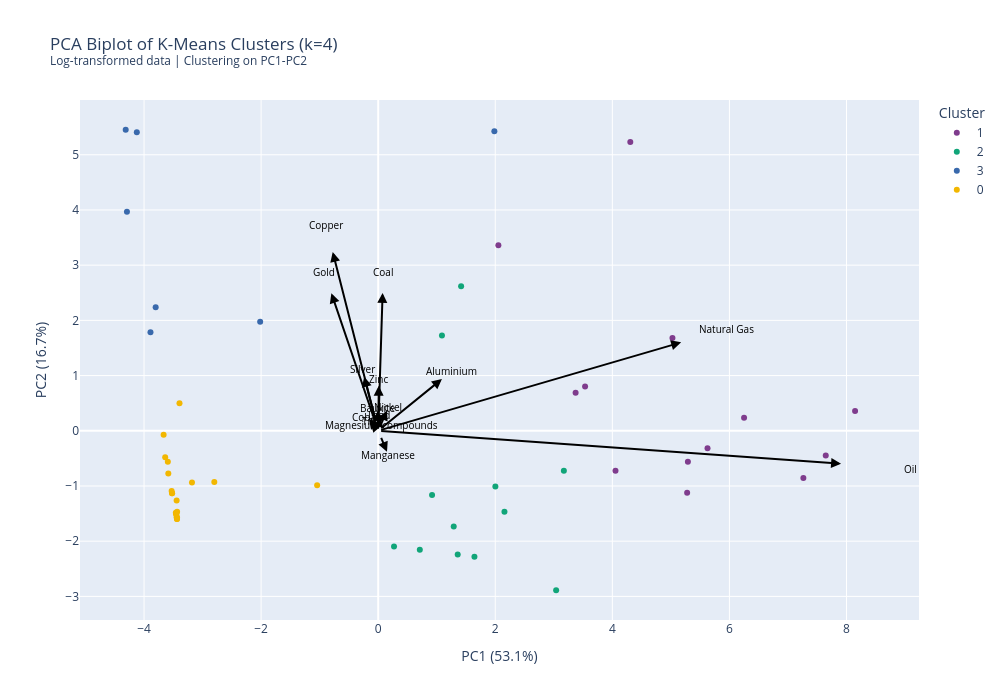

The code cell stored with this chart in its notebook:
### Code cell
import pandas as pd
import numpy as np
import plotly.express as px
import plotly.graph_objects as go
from sklearn.decomposition import PCA
from sklearn.preprocessing import StandardScaler
from sklearn.cluster import KMeans
from sklearn.metrics import silhouette_score

# =============================================================================
# STEP 1: Prepare data (get latest year per country)
# =============================================================================

df_latest = df_pivot.sort_values('Year', ascending=True).groupby(['Country', 'Country Code']).first().reset_index() # Ascending = False for 2021
feature_cols = [c for c in df_latest.columns if c not in ['Country', 'Country Code', 'Year']]

# =============================================================================
# STEP 2: Log transform to reduce outlier influence
# =============================================================================

X = df_latest[feature_cols].fillna(0)
# Log transform: log(1 + x) to handle zeros
X_log = np.log1p(X)
X_scaled = X_log

# =============================================================================
# STEP 4: PCA - Dimensionality Reduction
# =============================================================================

pca = PCA(n_components=2, random_state=410)
pca_components = pca.fit_transform(X_scaled)

print(f"\nPCA Explained Variance:")
for i, var in enumerate(pca.explained_variance_ratio_):
    cumulative = pca.explained_variance_ratio_[:i+1].sum()
    print(f"  PC{i+1}: {var*100:.1f}% (cumulative: {cumulative*100:.1f}%)")

n_components_for_clustering = 2
X_pca = pca_components[:, :n_components_for_clustering]

print(f"\nUsing {n_components_for_clustering} PCs for clustering")
print(f"  Explains {pca.explained_variance_ratio_[:n_components_for_clustering].sum()*100:.1f}% of variance")

# =============================================================================
# STEP 5: K-Means Clustering on PCA Components
# =============================================================================

n_clusters = 4
kmeans = KMeans(n_clusters=n_clusters, n_init=10, random_state=410)
clusters = kmeans.fit_predict(X_pca)

# =============================================================================
# STEP 6: Create results dataframe
# =============================================================================

pca_df = pd.DataFrame({
    'Country': df_latest['Country'],
    'Country Code': df_latest['Country Code'],
    'Year': df_latest['Year'],
    'PC1': pca_components[:, 0],
    'PC2': pca_components[:, 1],
    'Cluster': clusters.astype(str)
})

# =============================================================================
# STEP 7: Calculate PCA loadings for biplot arrows
# =============================================================================

loadings = pca.components_.T * np.sqrt(pca.explained_variance_)
loadings_df = pd.DataFrame(
    loadings[:, :2],
    columns=['PC1', 'PC2'],
    index=feature_cols
)

# Scale loadings for visualization
scale_factor = 2.5
loadings_df_scaled = loadings_df * scale_factor

# Top influential features
top_n = 15
loading_importance = loadings_df.abs().sum(axis=1)
top_features = loading_importance.nlargest(top_n).index

print(f"\nTop {top_n} most influential resources:")
for feat in top_features:
    print(f"  {feat}: {loading_importance[feat]:.3f}")

# =============================================================================
# STEP 8: Create the biplot
# =============================================================================

fig = px.scatter(
    pca_df,
    x='PC1',
    y='PC2',
    color='Cluster',
    hover_data=['Country', 'Country Code', 'Year'],
    title=f'PCA Biplot of K-Means Clusters (k={n_clusters})<br><sup>Log-transformed data | Clustering on PC1-PC{n_components_for_clustering}</sup>',
    color_discrete_sequence=px.colors.qualitative.Bold
)

# Add loading arrows
for feature in top_features:
    fig.add_annotation(
        x=loadings_df_scaled.loc[feature, 'PC1'],
        y=loadings_df_scaled.loc[feature, 'PC2'],
        ax=0, ay=0,
        xref='x', yref='y',
        axref='x', ayref='y',
        showarrow=True,
        arrowhead=2,
        arrowsize=1,
        arrowwidth=2,
        arrowcolor='black'
    )
    
    fig.add_annotation(
        x=loadings_df_scaled.loc[feature, 'PC1'] * 1.15,
        y=loadings_df_scaled.loc[feature, 'PC2'] * 1.15,
        text=feature,
        showarrow=False,
        font=dict(size=10, color='black'),
        xref='x', yref='y'
    )

fig.update_layout(
    width=1000,
    height=700,
    xaxis_title=f"PC1 ({pca.explained_variance_ratio_[0]*100:.1f}%)",
    yaxis_title=f"PC2 ({pca.explained_variance_ratio_[1]*100:.1f}%)",
)

fig.show()

### Figure 1 — Plotly figure (JSON) as saved in the notebook; plotly's stock layout.template omitted (floating-point values rounded to 4 significant figures)
{"data": [{"customdata": [["Algeria", "DZA", 1995], ["Iran, Islamic Rep.", "IRN", 1995], ["Kuwait", "KWT", 1995], ["Libya", "LBY", 1995], ["Malaysia", "MYS", 1995], ["Oman", "OMN", 1995], ["Qatar", "QAT", 1995], ["Russian Federation", "RUS", 1995], ["Saudi Arabia", "SAU", 1995], ["Trinidad and Tobago", "TTO", 1995], ["United Arab Emirates", "ARE", 1995], ["Uzbekistan", "UZB", 1995], ["Venezuela, RB", "VEN", 1995]], "hovertemplate": "Cluster=1<br>PC1=%{x}<br>PC2=%{y}<br>Country=%{customdata[0]}<br>Country Code=%{customdata[1]}<br>Year=%{customdata[2]}<extra></extra>", "legendgroup": "1", "marker": {"color": "rgb(127, 60, 141)", "symbol": "circle"}, "mode": "markers", "name": "1", "orientation": "v", "showlegend": true, "type": "scatter", "x": [4.054, 3.534, 7.263, 5.278, 3.372, 5.626, 7.646, 4.307, 6.25, 5.291, 8.147, 2.053, 5.027], "xaxis": "x", "y": [-0.7255, 0.8002, -0.8565, -1.124, 0.6878, -0.3178, -0.4498, 5.233, 0.2374, -0.5609, 0.3576, 3.362, 1.679], "yaxis": "y"}, {"customdata": [["Angola", "AGO", 1995], ["Azerbaijan", "AZE", 1995], ["Bahrain", "BHR", 1995], ["Congo, Rep.", "COG", 1995], ["Ecuador", "ECU", 1995], ["Egypt, Arab Rep.", "EGY", 1995], ["Equatorial Guinea", "GNQ", 1995], ["Gabon", "GAB", 1995], ["Indonesia", "IDN", 1995], ["Iraq", "IRQ", 1995], ["Nigeria", "NGA", 1995], ["Yemen, Rep.", "YEM", 1995]], "hovertemplate": "Cluster=2<br>PC1=%{x}<br>PC2=%{y}<br>Country=%{customdata[0]}<br>Country Code=%{customdata[1]}<br>Year=%{customdata[2]}<extra></extra>", "legendgroup": "2", "marker": {"color": "rgb(17, 165, 121)", "symbol": "circle"}, "mode": "markers", "name": "2", "orientation": "v", "showlegend": true, "type": "scatter", "x": [1.358, 3.172, 1.089, 1.644, 0.9204, 2.002, 0.2705, 3.04, 1.416, 2.157, 1.29, 0.7108], "xaxis": "x", "y": [-2.242, -0.7229, 1.725, -2.28, -1.164, -1.008, -2.096, -2.889, 2.618, -1.466, -1.732, -2.155], "yaxis": "y"}, {"customdata": [["Bolivia", "BOL", 1995], ["Chile", "CHL", 1995], ["Kazakhstan", "KAZ", 1995], ["Mongolia", "MNG", 1995], ["Papua New Guinea", "PNG", 1995], ["Zambia", "ZMB", 1995], ["Zimbabwe", "ZWE", 1995]], "hovertemplate": "Cluster=3<br>PC1=%{x}<br>PC2=%{y}<br>Country=%{customdata[0]}<br>Country Code=%{customdata[1]}<br>Year=%{customdata[2]}<extra></extra>", "legendgroup": "3", "marker": {"color": "rgb(57, 105, 172)", "symbol": "circle"}, "mode": "markers", "name": "3", "orientation": "v", "showlegend": true, "type": "scatter", "x": [-2.016, -4.313, 1.984, -4.124, -4.292, -3.89, -3.801], "xaxis": "x", "y": [1.977, 5.453, 5.424, 5.408, 3.968, 1.784, 2.236], "yaxis": "y"}, {"customdata": [["Burkina Faso", "BFA", 1995], ["Cameroon", "CMR", 1995], ["Chad", "TCD", 1995], ["Congo, Dem. Rep.", "COD", 1995], ["Cote d'Ivoire", "CIV", 1995], ["Ethiopia", "ETH", 1995], ["Ghana", "GHA", 1995], ["Guinea", "GIN", 1995], ["Kenya", "KEN", 1995], ["Lao PDR", "LAO", 1995], ["Liberia", "LBR", 1995], ["Madagascar", "MDG", 1995], ["Malawi", "MWI", 1995], ["Mali", "MLI", 1995], ["Mozambique", "MOZ", 1995], ["Myanmar", "MMR", 1995], ["Niger", "NER", 1995], ["Tanzania", "TZA", 1995], ["Uganda", "UGA", 1995], ["Viet Nam", "VNM", 1995]], "hovertemplate": "Cluster=0<br>PC1=%{x}<br>PC2=%{y}<br>Country=%{customdata[0]}<br>Country Code=%{customdata[1]}<br>Year=%{customdata[2]}<extra></extra>", "legendgroup": "0", "marker": {"color": "rgb(242, 183, 1)", "symbol": "circle"}, "mode": "markers", "name": "0", "orientation": "v", "showlegend": true, "type": "scatter", "x": [-3.521, -3.181, -3.437, -3.593, -3.521, -3.457, -3.395, -3.666, -3.443, -3.435, -3.585, -3.438, -3.437, -3.639, -3.452, -2.8, -3.443, -3.448, -3.529, -1.043], "xaxis": "x", "y": [-1.13, -0.9382, -1.598, -0.5633, -1.131, -1.486, 0.5007, -0.07238, -1.564, -1.466, -0.7749, -1.599, -1.568, -0.4788, -1.514, -0.9268, -1.264, -1.508, -1.09, -0.986], "yaxis": "y"}], "layout": {"annotations": [{"arrowcolor": "black", "arrowhead": 2, "arrowsize": 1, "arrowwidth": 2, "ax": 0, "axref": "x", "ay": 0, "ayref": "y", "showarrow": true, "x": 7.907, "xref": "x", "y": -0.5954, "yref": "y"}, {"font": {"color": "black", "size": 10}, "showarrow": false, "text": "Oil", "x": 9.093, "xref": "x", "y": -0.6847, "yref": "y"}, {"arrowcolor": "black", "arrowhead": 2, "arrowsize": 1, "arrowwidth": 2, "ax": 0, "axref": "x", "ay": 0, "ayref": "y", "showarrow": true, "x": 5.175, "xref": "x", "y": 1.601, "yref": "y"}, {"font": {"color": "black", "size": 10}, "showarrow": false, "text": "Natural Gas", "x": 5.952, "xref": "x", "y": 1.842, "yref": "y"}, {"arrowcolor": "black", "arrowhead": 2, "arrowsize": 1, "arrowwidth": 2, "ax": 0, "axref": "x", "ay": 0, "ayref": "y", "showarrow": true, "x": -0.7769, "xref": "x", "y": 3.24, "yref": "y"}, {"font": {"color": "black", "size": 10}, "showarrow": false, "text": "Copper", "x": -0.8935, "xref": "x", "y": 3.726, "yref": "y"}, {"arrowcolor": "black", "arrowhead": 2, "arrowsize": 1, "arrowwidth": 2, "ax": 0, "axref": "x", "ay": 0, "ayref": "y", "showarrow": true, "x": -0.8001, "xref": "x", "y": 2.493, "yref": "y"}, {"font": {"color": "black", "size": 10}, "showarrow": false, "text": "Gold", "x": -0.9201, "xref": "x", "y": 2.867, "yref": "y"}, {"arrowcolor": "black", "arrowhead": 2, "arrowsize": 1, "arrowwidth": 2, "ax": 0, "axref": "x", "ay": 0, "ayref": "y", "showarrow": true, "x": 0.07556, "xref": "x", "y": 2.497, "yref": "y"}, {"font": {"color": "black", "size": 10}, "showarrow": false, "text": "Coal", "x": 0.08689, "xref": "x", "y": 2.871, "yref": "y"}, {"arrowcolor": "black", "arrowhead": 2, "arrowsize": 1, "arrowwidth": 2, "ax": 0, "axref": "x", "ay": 0, "ayref": "y", "showarrow": true, "x": 1.089, "xref": "x", "y": 0.9377, "yref": "y"}, {"font": {"color": "black", "size": 10}, "showarrow": false, "text": "Aluminium", "x": 1.252, "xref": "x", "y": 1.078, "yref": "y"}, {"arrowcolor": "black", "arrowhead": 2, "arrowsize": 1, "arrowwidth": 2, "ax": 0, "axref": "x", "ay": 0, "ayref": "y", "showarrow": true, "x": -0.239, "xref": "x", "y": 0.9764, "yref": "y"}, {"font": {"color": "black", "size": 10}, "showarrow": false, "text": "Silver", "x": -0.2749, "xref": "x", "y": 1.123, "yref": "y"}, {"arrowcolor": "black", "arrowhead": 2, "arrowsize": 1, "arrowwidth": 2, "ax": 0, "axref": "x", "ay": 0, "ayref": "y", "showarrow": true, "x": 0.00998, "xref": "x", "y": 0.8157, "yref": "y"}, {"font": {"color": "black", "size": 10}, "showarrow": false, "text": "Zinc", "x": 0.01148, "xref": "x", "y": 0.9381, "yref": "y"}, {"arrowcolor": "black", "arrowhead": 2, "arrowsize": 1, "arrowwidth": 2, "ax": 0, "axref": "x", "ay": 0, "ayref": "y", "showarrow": true, "x": 0.1499, "xref": "x", "y": -0.3807, "yref": "y"}, {"font": {"color": "black", "size": 10}, "showarrow": false, "text": "Manganese", "x": 0.1724, "xref": "x", "y": -0.4378, "yref": "y"}, {"arrowcolor": "black", "arrowhead": 2, "arrowsize": 1, "arrowwidth": 2, "ax": 0, "axref": "x", "ay": 0, "ayref": "y", "showarrow": true, "x": 0.1501, "xref": "x", "y": 0.3694, "yref": "y"}, {"font": {"color": "black", "size": 10}, "showarrow": false, "text": "Nickel", "x": 0.1727, "xref": "x", "y": 0.4248, "yref": "y"}, {"arrowcolor": "black", "arrowhead": 2, "arrowsize": 1, "arrowwidth": 2, "ax": 0, "axref": "x", "ay": 0, "ayref": "y", "showarrow": true, "x": -0.159, "xref": "x", "y": 0.2177, "yref": "y"}, {"font": {"color": "black", "size": 10}, "showarrow": false, "text": "Cobalt", "x": -0.1828, "xref": "x", "y": 0.2504, "yref": "y"}, {"arrowcolor": "black", "arrowhead": 2, "arrowsize": 1, "arrowwidth": 2, "ax": 0, "axref": "x", "ay": 0, "ayref": "y", "showarrow": true, "x": -0.00824, "xref": "x", "y": 0.3616, "yref": "y"}, {"font": {"color": "black", "size": 10}, "showarrow": false, "text": "Bauxite", "x": -0.009476, "xref": "x", "y": 0.4158, "yref": "y"}, {"arrowcolor": "black", "arrowhead": 2, "arrowsize": 1, "arrowwidth": 2, "ax": 0, "axref": "x", "ay": 0, "ayref": "y", "showarrow": true, "x": -0.134, "xref": "x", "y": 0.1575, "yref": "y"}, {"font": {"color": "black", "size": 10}, "showarrow": false, "text": "Tin", "x": -0.1541, "xref": "x", "y": 0.1812, "yref": "y"}, {"arrowcolor": "black", "arrowhead": 2, "arrowsize": 1, "arrowwidth": 2, "ax": 0, "axref": "x", "ay": 0, "ayref": "y", "showarrow": true, "x": 0.01903, "xref": "x", "y": 0.2503, "yref": "y"}, {"font": {"color": "black", "size": 10}, "showarrow": false, "text": "Lead", "x": 0.02189, "xref": "x", "y": 0.2878, "yref": "y"}, {"arrowcolor": "black", "arrowhead": 2, "arrowsize": 1, "arrowwidth": 2, "ax": 0, "axref": "x", "ay": 0, "ayref": "y", "showarrow": true, "x": 0.04217, "xref": "x", "y": 0.09133, "yref": "y"}, {"font": {"color": "black", "size": 10}, "showarrow": false, "text": "Magnesium compounds", "x": 0.04849, "xref": "x", "y": 0.105, "yref": "y"}], "height": 700, "legend": {"title": {"text": "Cluster"}, "tracegroupgap": 0}, "title": {"text": "PCA Biplot of K-Means Clusters (k=4)<br><sup>Log-transformed data | Clustering on PC1-PC2</sup>"}, "width": 1000, "xaxis": {"anchor": "y", "domain": [0, 1], "title": {"text": "PC1 (53.1%)"}}, "yaxis": {"anchor": "x", "domain": [0, 1], "title": {"text": "PC2 (16.7%)"}}}}
